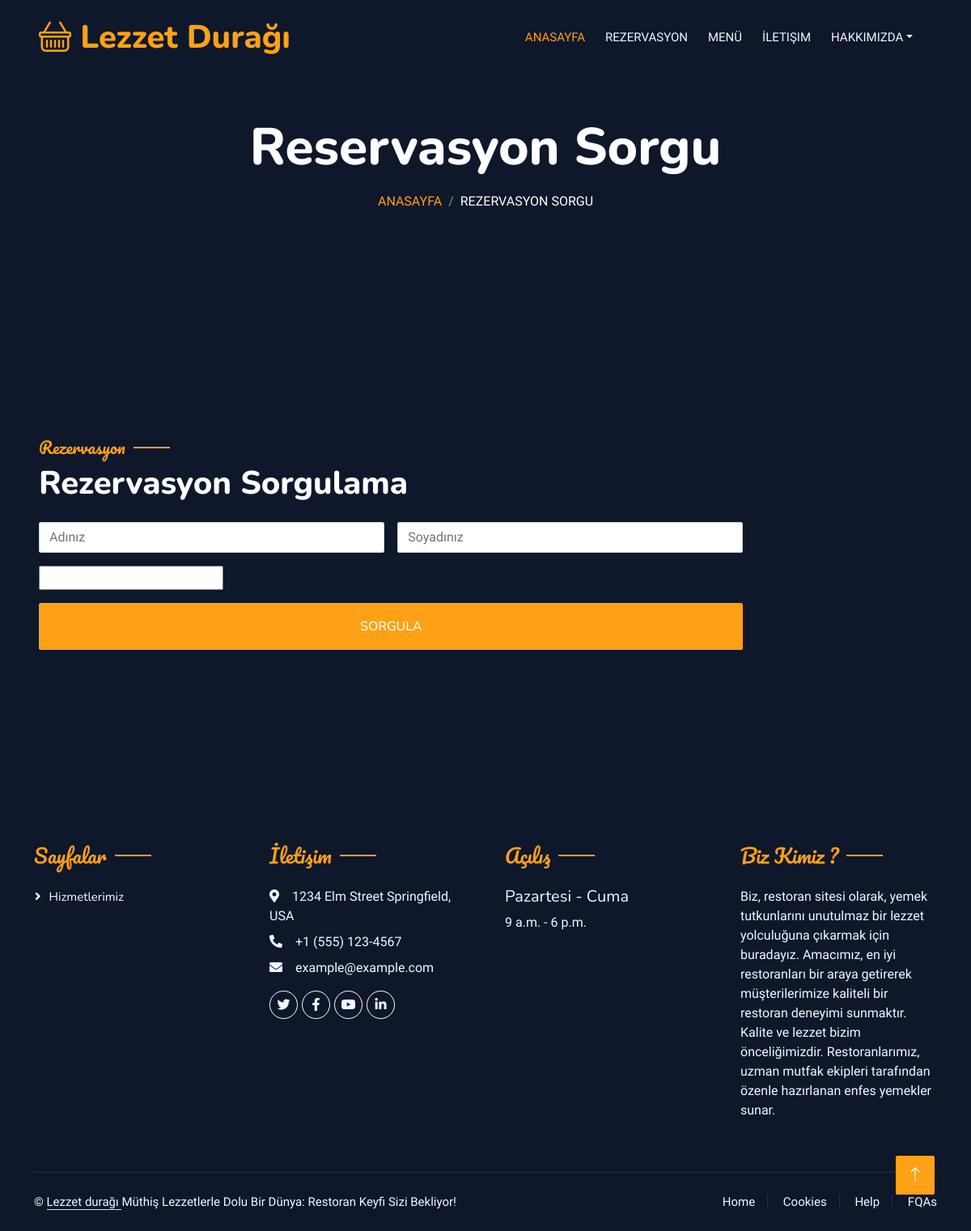
Page /services/query/reservation-query on the committed database.
### Core/models.py (models this page shows, shortened)
class SiteAyarlari(models.Model):
    WindowTitle = models.CharField(max_length=39, help_text='Site pencere başlığı', default='Restorant', verbose_name='Site pencere başlığı')
    windowIcon = models.ImageField(
        verbose_name='Site pencere iconu',
        upload_to='images/site/%Y/%m/%d',
        blank=True
    )
    navbarTitle = models.CharField(max_length=120, default='', blank=True, verbose_name='navbar başlık')
    navbarIcon = models.CharField(max_length=100, blank=True,null=True, verbose_name='navbar icon')
    title = models.CharField(max_length=100, default='', blank=True, null=True, verbose_name='Slider başlık')
    description = models.CharField(max_length=300, default='', blank=True, verbose_name='slider açıklama')
    title_image = models.ImageField(
        verbose_name='slider resmi',
        upload_to='images/settings/%Y/%m/%d',
        default='static/img/menu-2.jpg',
        blank=True
    )
    date_time = models.DateTimeField(auto_now_add=True, verbose_name="oluşma tarihi")
    footerTitle  = models.CharField(max_length=200, default='', blank=True, verbose_name="Footer Başlık")
    footerDescription = models.CharField(max_length=200, default='', blank=True, verbose_name="Footer açıklama")
    class Meta:
        verbose_name = 'Ayarlar'
        verbose_name_plural = 'Site Ayarları'

class SayfaModelleri(models.Model):
    title = models.CharField(max_length=100, verbose_name="Sayfa ismi")
    link = models.URLField()
    class Meta:
        verbose_name = 'Sayfalar'
        verbose_name_plural = 'Sayfalar'

class Siteİletisim(models.Model):
    twitter = models.URLField(blank=True, null=True)
    facebook = models.URLField(blank=True, null=True)
    instagram = models.URLField(blank=True, null=True)
    linkedin = models.URLField(blank=True, null=True)
    youtube = models.URLField(blank=True, null=True)
    adres = models.CharField(max_length=120, default='' ,blank=True, null=True)
    telefon = models.CharField(max_length=20, default='', blank=True, null=True)
    email = models.EmailField(max_length=100, default='',blank=True, null=True)
    oluşturulma_tarihi = models.DateTimeField(auto_now_add=True)
    class Meta:
        verbose_name = 'İletişim '
        verbose_name_plural = 'Site iletişim'

class HizmetGünleri(models.Model):
    openDate = models.CharField(max_length=210, verbose_name='Açılış günü', help_text="Restorantın açılış günü")
    closeDate = models.CharField(max_length=210, verbose_name='Kapanış günü', help_text="Restorantın kapanış günü")
    timeOpen = models.TimeField(blank=True, verbose_name='Açılış saati', help_text="Kapanış saati")
    timeClose = models.TimeField(blank=True, verbose_name='Kapanış saati', help_text="Açılış saati")
    class Meta:
        verbose_name = 'Hizmet Günleri'
        verbose_name_plural = 'Hizmet Günleri'

class Hakkimizda(models.Model):
    title = models.CharField(max_length=255, default='')
    title_icon = models.CharField(max_length=255, default='', blank=True,null=True)
    description = models.CharField(max_length=350, blank=True, null=True, default='')
    experience  = models.IntegerField(default=1, blank=True, null=True)
    olusturulma_tarihi = models.DateTimeField(auto_now_add=True)
    chef = models.IntegerField(default=2, verbose_name="Şef sayısı")
    start1 = models.ImageField(
        verbose_name='İlk 1',
        upload_to='images/about/%Y/%m/%d',
        default='static/img/menu-1.jpg',
        blank=True
    )
    start2 = models.ImageField(
        verbose_name='ilk 2',
        upload_to='images/about/%Y/%m/%d',
        default='static/img/menu-1.jpg',
        blank=True
    )
    end1 = models.ImageField(
        verbose_name='Son 1',
        upload_to='images/about/%Y/%m/%d',
        default='static/img/menu-1.jpg',
        blank=True
    )
    end2 = models.ImageField(
        verbose_name='Son 2',
        upload_to='images/about/%Y/%m/%d',
        default='static/img/menu-1.jpg',
        blank=True
    )
    icon = models.CharField(
        verbose_name="Hakkımızda iconu",
        max_length=100,
        default="",
        blank=True,
        null=True
    )
    def __str__(self):
        return self.description
    class Meta:
        verbose_name = 'Hakkımızda'
        verbose_name_plural = 'Hakkımızda'

### Core/views.py (the view)
def reservation_query(request) -> HttpResponse:
    query: bool
    if request.method == "POST":
        form = ReservationQuery(request.POST)
        if form.is_valid():
            name = form.cleaned_data.get('name')
            lastName = form.cleaned_data.get('last_name')
            print(name, lastName)
            query = Reservations.objects.filter(isim=name, soyisim=lastName)
            if query:
                query = True
            return render(request=request, template_name="reservationQuery.html", context={"query": query, "form":form})
        else:
            return redirect(request.path)
    else:
        form = ReservationQuery(request.POST)
        return render(request=request, template_name="reservationQuery.html", context={"form": form})

### Core/forms.py (shortened to what this page needs)
class ReservationQuery(forms.Form):
    name = forms.CharField(label='Adınız', min_length=2, max_length=100, widget=forms.TextInput(attrs={'class': 'form-control', 'placeholder': 'Adınız', 'name':'isim'}), required=True)
    last_name = forms.CharField(label='Soyadınız',  min_length=2 ,max_length=100, widget=forms.TextInput(attrs={'class': 'form-control', 'placeholder': 'Soyadınız', 'name':'soyad'}), required=True)
    captcha = ReCaptchaField(widget=ReCaptchaV2Checkbox())

### Core/context_processors.py (called while the page is built)
def footer_data(request):
    siteSettings = SiteAyarlari.objects.first()
    iletisim = Siteİletisim.objects.first()
    members = EkipModel.objects.all()
    breakfast = Breakfast.objects.all()
    launch = Launch.objects.all()
    dinner = Dinner.objects.all()
    yorumlar = Müsteriler.objects.all()
    service = Services.objects.all()
    about = Hakkimizda.objects.first()
    page = SayfaModelleri.objects.all()
    hizmetsüresi = HizmetGünleri.objects.first()
    contact = ContactSettings.objects.first()
    return {
        'settings': siteSettings,
        'contact': iletisim,
        'teamMembers': members,
        'breakfast':breakfast,
        "launch":launch,
        "dinner":dinner,
        "yorum":yorumlar,
        "services":service,
        "about":about,
        "page":page,
        "hizmet":hizmetsüresi,
        "siteContact":contact
    }

### Core/template/reservationQuery.html
{% extends 'base.html' %}
{% block reservation %}
<div class="container-xxl py-5 bg-dark hero-header mb-5">
    <div class="container text-center my-5 pt-5 pb-4">
        <h1 class="display-3 text-white mb-3 animated slideInDown">Reservasyon Sorgu</h1>
        <nav aria-label="breadcrumb">
            <ol class="breadcrumb justify-content-center text-uppercase">
                <li class="breadcrumb-item"><a href="{% url 'index' %}">Anasayfa</a></li>
                <li class="breadcrumb-item text-white active" aria-current="page">Rezervasyon sorgu</li>
            </ol>
        </nav>
    </div>
</div>
    {% include 'partials/_query.html'%}
{% endblock reservation %}

### Core/template/partials/_navbar.html (shortened to what this page needs)
{% load static %}
<nav class="navbar navbar-expand-lg navbar-dark bg-dark px-4 px-lg-5 py-3 py-lg-0">
    <a href="{% url 'index' %}" class="navbar-brand p-0">
        <h1 class="text-primary m-0"><i class="{{settings.navbarIcon}} "></i> {{settings.navbarTitle}}</h1>
    </a>
    <div class="collapse navbar-collapse" id="navbarCollapse">
        <div class="navbar-nav ms-auto py-0 pe-4">
            <a href="{% url 'index' %}" class="nav-item nav-link active">Anasayfa</a>
            <a href="{% url 'reservation' %}" class="nav-item nav-link">Rezervasyon</a>
            <a href="{% url 'menü' %}" class="nav-item nav-link">Menü</a>
            <a href="{% url 'contact' %}" class="nav-item nav-link">İletişim</a>
            <div class="nav-item dropdown">
                <a href="#" class="nav-link dropdown-toggle" data-bs-toggle="dropdown">Hakkımızda</a>
            </div>
        </div>
    </div>
</nav>

### Core/template/partials/_footer.html
{% load static %}
<div class="container-fluid bg-dark text-light footer pt-5 mt-5 wow fadeIn" data-wow-delay="0.1s">
    <div class="container py-5">
        <div class="row g-5">
            {% include "partials/_company.html" %}
            {% include "partials/_contact.html" %}
            {% include "partials/_opening.html" %}
            <div class="col-lg-3 col-md-6">
                <h4 class="section-title ff-secondary text-start text-primary fw-normal mb-4">Biz Kimiz ?</h4>
                <p>{{about}}</p>
            </div>
        </div>
    </div>
    <div class="container">
        <div class="copyright">
            <div class="row">
               {% include 'partials/_footerdesc.html' %}
                <div class="col-md-6 text-center text-md-end">
                    <div class="footer-menu">
                        <a href="">Home</a>
                        <a href="">Cookies</a>
                        <a href="">Help</a>
                        <a href="">FQAs</a>
                    </div>
                </div>
            </div>
        </div>
    </div>
</div>

### Core/template/partials/_company.html
{% load static %}
<div class="col-lg-3 col-md-6">
    <h4 class="section-title ff-secondary text-start text-primary fw-normal mb-4">Sayfalar</h4>
    {% for item in page %}
    <a class="btn btn-link" href="{{item.link}}">{{item.title}}</a>
    {% endfor %}
</div>

### Core/template/partials/_contact.html
<div class="col-lg-3 col-md-6">
    <h4 class="section-title ff-secondary text-start text-primary fw-normal mb-4">İletişim</h4>
    <p class="mb-2"><i class="fa fa-map-marker-alt me-3"></i>{{contact.adres}}</p>
    <p class="mb-2"><i class="fa fa-phone-alt me-3"></i>{{contact.telefon}}</p>
    <p class="mb-2"><i class="fa fa-envelope me-3"></i>{{contact.email}} </p>
    <div class="d-flex pt-2">
        <a class="btn btn-outline-light btn-social" href="{{contact.twitter}}"><i class="fab fa-twitter"></i></a>
        <a class="btn btn-outline-light btn-social" href="{{contact.facebook}}"><i class="fab fa-facebook-f"></i></a>
        <a class="btn btn-outline-light btn-social" href="{{contact.youtube}}"><i class="fab fa-youtube"></i></a>
        <a class="btn btn-outline-light btn-social" href="{{contact.linkedin}}"><i class="fab fa-linkedin-in"></i></a>
    </div>
</div>

### Core/template/partials/_opening.html
<div class="col-lg-3 col-md-6">
    <h4 class="section-title ff-secondary text-start text-primary fw-normal mb-4">Açılış</h4>
    <h5 class="text-light fw-normal">{{hizmet.openDate}} - {{hizmet.closeDate}}</h5>
    <p>{{hizmet.timeOpen}} - {{hizmet.timeClose}}</p>
</div>

### Core/template/partials/_footerdesc.html
<div class="col-md-6 text-center text-md-start mb-3 mb-md-0">
    &copy;
    <a class="border-bottom" href="{% url 'index' %}">
        {{settings.footerTitle}}
    </a>
    {{settings.footerDescription}}
</div>

### static/css/style.css (style rules this page uses)
:root { --primary: #FEA116; --light: #F1F8FF; --dark: #0F172B; }
.ff-secondary { font-family: 'Pacifico', cursive; }
.btn { font-family: 'Nunito', sans-serif; font-weight: 500; text-transform: uppercase; transition: .5s; }
.navbar-dark .navbar-nav .nav-link { position: relative; margin-left: 25px; padding: 35px 0; font-size: 15px; color: var(--light) !important; text-transform: uppercase; font-weight: 500; outline: none; transition: .5s; }
.navbar-dark .navbar-nav .nav-link:hover, .navbar-dark .navbar-nav .nav-link.active { color: var(--primary) !important; }
@media (min-width: 992px) { .navbar-dark { position: absolute; width: 100%; top: 0; left: 0; z-index: 999; background: transparent !important; } }
.hero-header { background: linear-gradient(rgba(15, 23, 43, .9), rgba(15, 23, 43, .9)), ; background-position: center center; background-repeat: no-repeat; background-size: cover; }
.breadcrumb-item + .breadcrumb-item::before { color: rgba(255, 255, 255, .5); }
.section-title { position: relative; display: inline-block; }
.section-title::before { position: absolute; content: ""; width: 45px; height: 2px; top: 50%; left: -55px; margin-top: -1px; background: var(--primary); }
.section-title::after { position: absolute; content: ""; width: 45px; height: 2px; top: 50%; right: -55px; margin-top: -1px; background: var(--primary); }
.section-title.text-start::before, .section-title.text-end::after { display: none; }
.footer .btn.btn-social { margin-right: 5px; width: 35px; height: 35px; display: flex; align-items: center; justify-content: center; color: var(--light); border: 1px solid #FFFFFF; border-radius: 35px; transition: .3s; }
.footer .btn.btn-link { display: block; margin-bottom: 5px; padding: 0; text-align: left; color: #FFFFFF; font-size: 15px; font-weight: normal; text-transform: capitalize; transition: .3s; }
.footer .btn.btn-link::before { position: relative; content: "\f105"; font-family: "Font Awesome 5 Free"; font-weight: 900; margin-right: 10px; }
.footer .copyright { padding: 25px 0; font-size: 15px; border-top: 1px solid rgba(256, 256, 256, .1); }
.footer .copyright a { color: var(--light); }
.footer .footer-menu a { margin-right: 15px; padding-right: 15px; border-right: 1px solid rgba(255, 255, 255, .1); }
.footer .footer-menu a:last-child { margin-right: 0; padding-right: 0; border-right: none; }

### rows in the picture
SiteAyarlari: navbarTitle "Lezzet Durağı", footerTitle "Lezzet durağı", footerDescription "Müthiş Lezzetlerle Dolu Bir Dünya: Restoran Keyfi Sizi Bekliyor!"
SayfaModelleri: title "Hizmetlerimiz"
Siteİletisim: adres "1234 Elm Street Springfield, USA", telefon "+1 (555) 123-4567", email "example@example.com"
HizmetGünleri: openDate "Pazartesi", closeDate "Cuma", timeOpen "9 a.m.", timeClose "6 p.m."
Hakkimizda: description "Biz, restoran sitesi olarak, yemek tutkunlarını unutulmaz bir lezzet yolculuğuna çıkarmak için buradayız. Amacımız, en iyi restoranları bir araya getirerek müşterilerimize kaliteli bir restoran deneyimi sunmaktır. Kalite ve lezzet bizim önceliğimizdir. Restoranlarımız, uzman mutfak ekipleri tarafından özenle hazırlanan enfes yemekler sunar."
